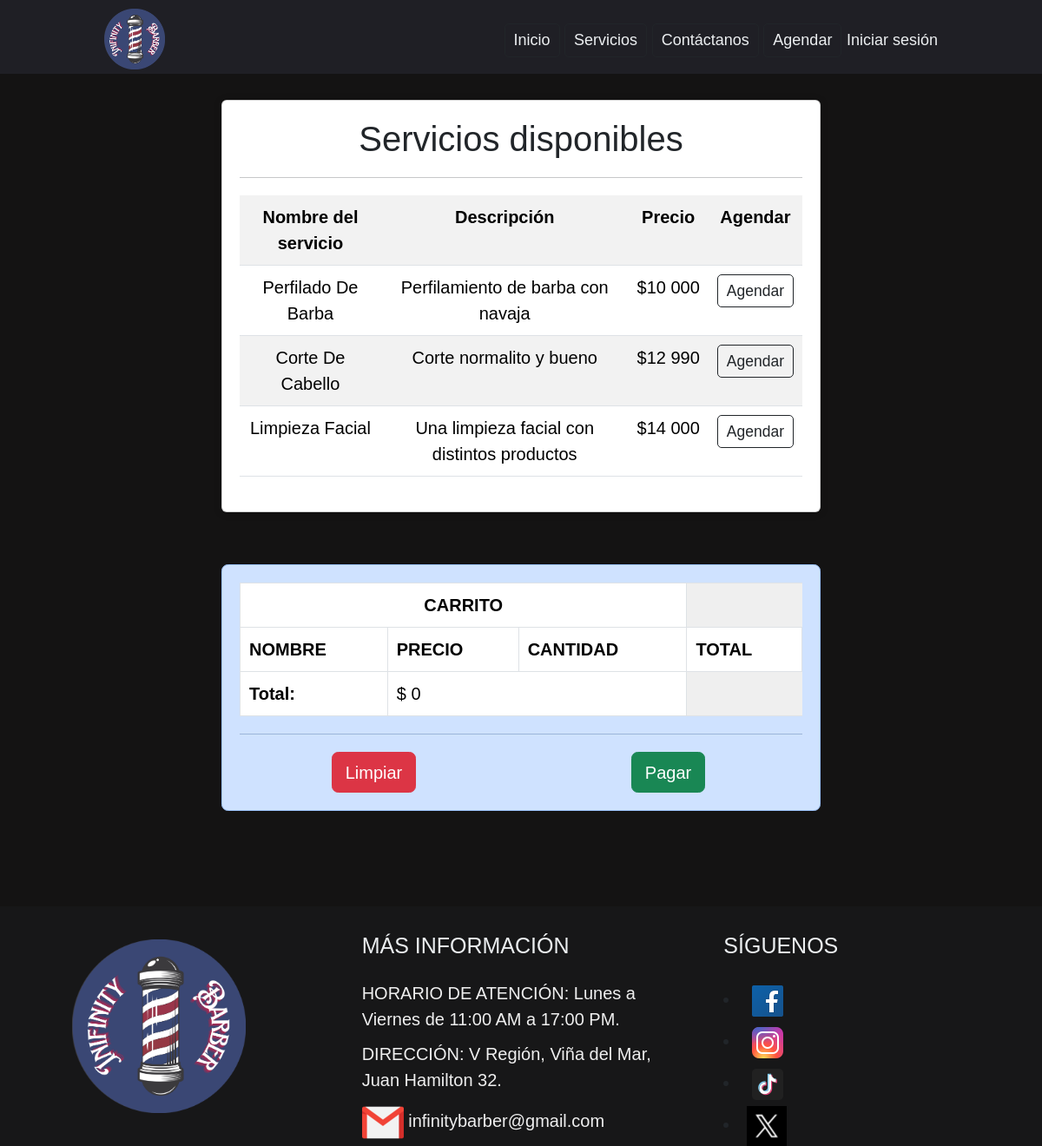
Before: /agendar/ with the older database file.
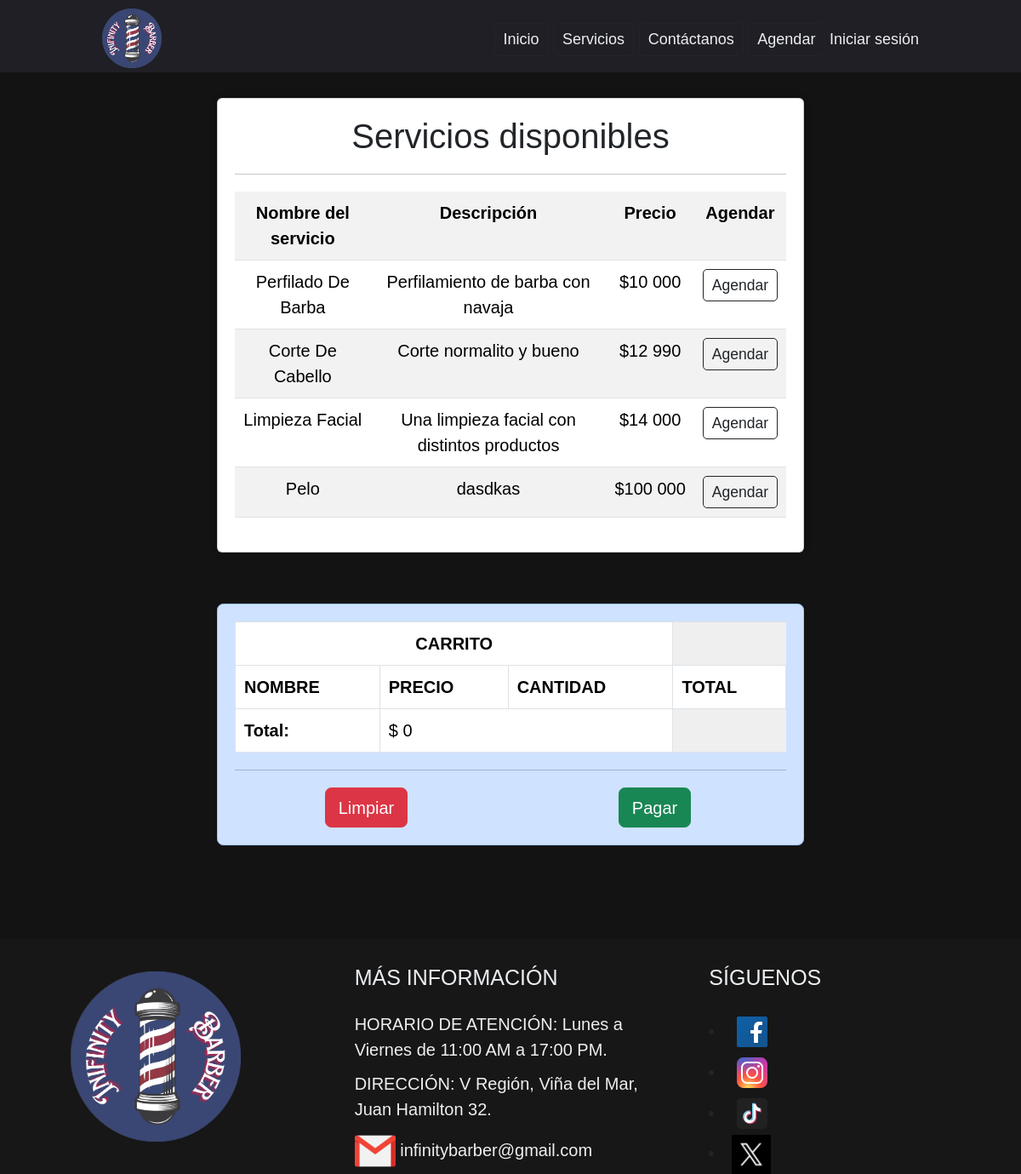
After: the same page with the newer database file.
### App/models.py (models this page shows, shortened)
class Servicio(models.Model):
    nombre = models.CharField(max_length=50, verbose_name="Nombre")
    descripcion = models.CharField(max_length=150, verbose_name="Descripción")
    imagen = models.ImageField(upload_to='img/servicios', verbose_name="Imagen del servicio", null=True)
    precio =  models.IntegerField(verbose_name="Precio")

### App/views.py (the view)
# urls.py: path('agendar/', reserve, name='reserve'),
def reserve (request):
    servicios = Servicio.objects.all()
    page = request.GET.get('page', 1)
    try:
        paginator = Paginator(servicios, 5)
        servicios = paginator.page(page)
    except:
        raise Http404
    data={
        'entity':servicios,
        'paginator':paginator
    }
    return render(request, 'app/reserve.html', data)

### App/context_processor.py (called while the page is built)
def total_cart(request):
    total = 0
    if "cart" in request.session.keys():
        for key, value in request.session["cart"].items():
            total += int(value["acumulado"])
    return {"total_cart": total}

### App/templates/app/reserve.html (shortened to what this page needs)
{% extends 'app/base.html' %}
{%load static%}
{%block css%}
<link rel="stylesheet" href="{%static 'css/reserve.css'%}">
<link rel="stylesheet" href="{%static 'css/base.css'%}">
{%endblock css%}
{%block content%}
<br>
<div class="container">
    <div class="card">
        <div class="card-body">
            <h2>Servicios disponibles</h2>
            <hr>
            <table class="table table-striped table-hover table-responsive-sm">
                <tr>
                    <th>Nombre del servicio</th>
                    <th>Descripción</th>
                    <th>Precio</th>
                    <th>Agendar</th>
                </tr>
                {%for s in entity%}
                    <tr>
                        <td>{{ s.nombre | title }}</td>
                        <td>{{ s.descripcion }}</td>
                        <td>${{ s.precio }}</td>
                        <td><a href="{%url 'add_service' s.id%}" class="btn btn-outline-dark btn-sm">Agendar</a></td>
                    </tr>
                {%endfor%}
            </table>
        </div>
    </div>
</div>
<div>
    {%include 'app/cart.html'%}
</div>
<br>
<br>
{%endblock content%}

Changed rows visible on the page:
added Servicio: nombre "Pelo", descripcion "dasdkas", precio "100 000"
